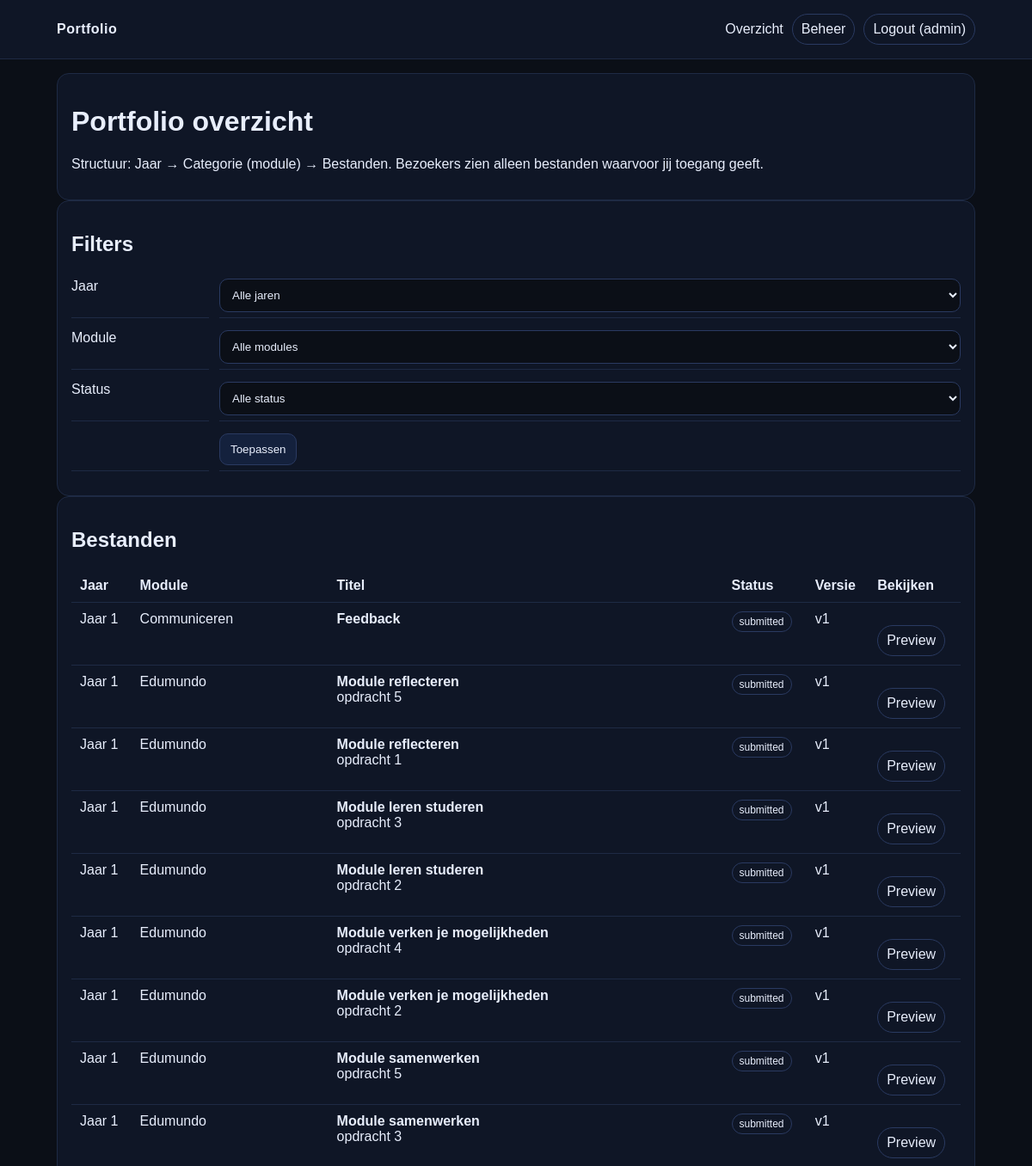
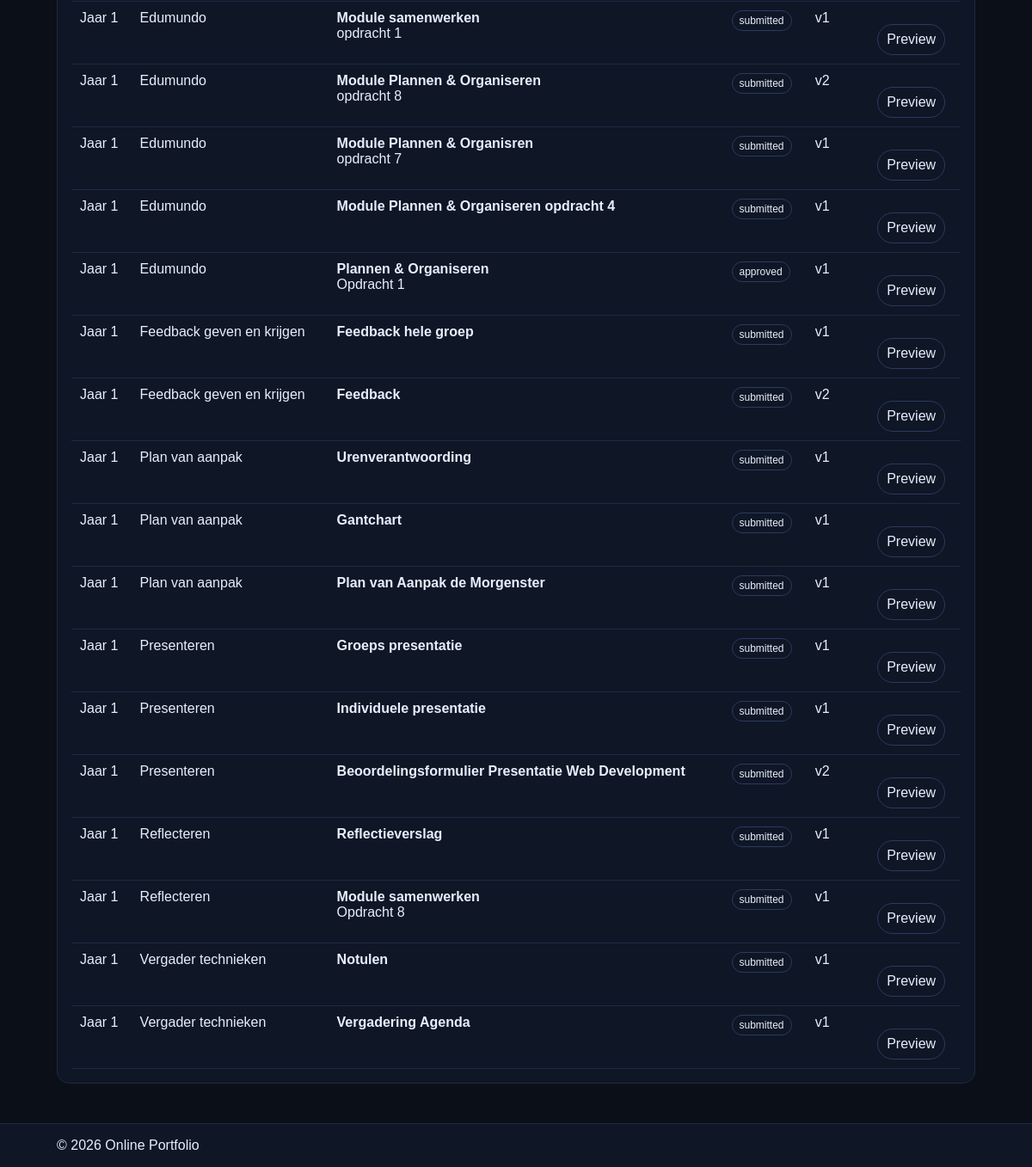
/index.php (signed in), run on the app's committed database (2 pictures, top to bottom).
### tables this page shows
CREATE TABLE `files` (
  `id` int(11) NOT NULL,
  `module_id` int(11) NOT NULL,
  `title` varchar(200) NOT NULL,
  `description` text DEFAULT NULL,
  `status` enum('submitted','approved','rejected') NOT NULL DEFAULT 'submitted',
  `created_at` timestamp NULL DEFAULT current_timestamp()
);

CREATE TABLE `years` (
  `id` tinyint(4) NOT NULL,
  `label` varchar(20) NOT NULL
);

CREATE TABLE `modules` (
  `id` int(11) NOT NULL,
  `year_id` tinyint(4) NOT NULL,
  `name` varchar(120) NOT NULL,
  `description` text DEFAULT NULL,
  `created_at` timestamp NULL DEFAULT current_timestamp()
);

### includes/helpers.php (called while the page is built, shortened)
<?php
if (!function_exists('project_base')) {
    function project_base(): string {
        $script = $_SERVER['SCRIPT_NAME'] ?? '/';
        $script = str_replace('\\', '/', $script);
        $dir = rtrim(str_replace('\\', '/', dirname($script)), '/');
        return $dir === '' ? '' : $dir;
    }
}
if (!function_exists('h')) {
    function h(string $s): string {
        return htmlspecialchars($s, ENT_QUOTES | ENT_SUBSTITUTE, 'UTF-8');
    }
}

### includes/auth.php (called while the page is built, shortened)
<?php
require_once __DIR__ . '/helpers.php';
if (!function_exists('current_user')) {
    function current_user(): ?array {
        return $_SESSION['user'] ?? null;
    }
}
if (!function_exists('is_admin')) {
    function is_admin(): bool {
        $u = current_user();
        return strtolower(trim((string)($u['role'] ?? ''))) === 'admin';
    }
}

### index.php (the view, shortened to what this page needs)
<?php
require __DIR__ . '/includes/config.php';
require __DIR__ . '/includes/helpers.php';
require __DIR__ . '/includes/auth.php';
$params = [];
$sql = "
  SELECT f.id, f.title, f.description, f.status, f.module_id, m.name AS module_name, m.year_id, y.label AS year_label,
         (SELECT MAX(version_number) FROM file_versions WHERE file_id=f.id) AS latest_version,
         (SELECT id FROM file_versions WHERE file_id=f.id ORDER BY version_number DESC LIMIT 1) AS latest_version_id
  FROM files f
  JOIN modules m ON m.id = f.module_id
  JOIN years y ON y.id = m.year_id
";
$sql .= ' ORDER BY m.year_id, m.name, f.created_at DESC';
$st = $pdo->prepare($sql);
$st->execute($params);
$files = $st->fetchAll();
include __DIR__ . '/includes/header.php';
?>
<div class="card">
  <h1>Portfolio overzicht</h1>
  <p>Structuur: Jaar → Categorie (module) → Bestanden. Bezoekers zien alleen bestanden waarvoor jij toegang geeft.</p>
</div>
<div class="card">
  <h2>Filters</h2>
  <form method="get" class="kv">
    <div>Jaar</div>
    <div>
      <select name="year">
        <option value="0">Alle jaren</option>
      </select>
    </div>
    <div>Module</div>
    <div>
      <select name="module">
        <option value="0">Alle modules</option>
      </select>
    </div>
    <div>Status</div>
    <div>
      <select name="status">
        <option value="">Alle status</option>
      </select>
    </div>
    <div></div>
    <div><button type="submit">Toepassen</button></div>
  </form>
</div>
<div class="card">
  <h2>Bestanden</h2>
  <?php if (!$files): ?>
    <p>Geen bestanden gevonden.</p>
  <?php else: ?>
    <table class="table">
      <tr>
        <th>Jaar</th>
        <th>Module</th>
        <th>Titel</th>
        <th>Status</th>
        <th>Versie</th>
        <th>Bekijken</th>
      </tr>
      <?php foreach ($files as $f): ?>
        <tr>
          <td><?= h((string)$f['year_label']) ?></td>
          <td><?= h((string)$f['module_name']) ?></td>
          <td>
            <div><strong><?= h((string)$f['title']) ?></strong></div>
            <div><?= h((string)$f['description']) ?></div>
          </td>
          <td><span class="badge"><?= h((string)$f['status']) ?></span></td>
          <td>v<?= (int)$f['latest_version'] ?></td>
          <td>
            <div class="actions">
              <a class="pill" href="views/preview.php?vid=<?= (int)$f['latest_version_id'] ?>">Preview</a>
            </div>
          </td>
        </tr>
      <?php endforeach; ?>
    </table>
  <?php endif; ?>
</div>
<?php include __DIR__ . '/includes/footer.php'; ?>

### includes/header.php (shortened to what this page needs)
<?php
require_once __DIR__ . '/helpers.php';
require_once __DIR__ . '/auth.php';
$base = project_base();
$u = current_user();
?>
<!DOCTYPE html>
<html lang="nl">
<head>
  <link rel="stylesheet" href="<?= h($base) ?>/assets/styles.css" />
</head>
<body>
<header class="topbar">
  <div class="container">
    <div class="brand"><a href="<?= h($base) ?>/index.php">Portfolio</a></div>
    <nav class="nav">
      <a href="<?= h($base) ?>/index.php">Overzicht</a>
      <?php if ($u): ?>
        <?php if (is_admin()): ?>
          <a class="pill" href="<?= h($base) ?>/admin/dashboard.php">Beheer</a>
        <?php endif; ?>
        <a class="pill" href="<?= h($base) ?>/logout.php">Logout (<?= h((string)$u['username']) ?>)</a>
      <?php else: ?>
        <a class="pill" href="<?= h($base) ?>/login.php">Login</a>
      <?php endif; ?>
    </nav>
  </div>
</header>
<main class="container">

### includes/footer.php
</main>
<footer class="footer">
  <div class="container">© <?= date('Y') ?> Online Portfolio</div>
</footer>
</body>
</html>

### assets/styles.css (style rules this page uses)
* { box-sizing:border-box }
body { margin:0;font-family:Arial,sans-serif;background:#0b0f17;color:#e8eefc }
a { color:inherit;text-decoration:none }
.container { max-width:1100px;margin:0 auto;padding:16px }
.topbar { position:sticky;top:0;background:#0f1626;border-bottom:1px solid #1e2a44;z-index:10 }
.topbar .container { display:flex;align-items:center;justify-content:space-between;gap:12px }
.brand { font-weight:700;letter-spacing:.5px }
.nav { display:flex;flex-wrap:wrap;gap:10px;align-items:center;justify-content:flex-end }
.pill { padding:8px 10px;border:1px solid #2a3a61;border-radius:999px;display:inline-block }
.card { border:1px solid #1e2a44;background:#0f1626;border-radius:14px;padding:16px }
input,select,textarea { width:100%;padding:10px;border-radius:10px;border:1px solid #2a3a61;background:#0b0f17;color:#e8eefc }
button { padding:10px 12px;border-radius:10px;border:1px solid #2a3a61;background:#14213d;color:#e8eefc;cursor:pointer }
.table { width:100%;border-collapse:collapse }
.table th,.table td { border-bottom:1px solid #1e2a44;padding:10px;text-align:left;vertical-align:top }
.badge { font-size:12px;padding:4px 8px;border-radius:999px;border:1px solid #2a3a61;display:inline-block }
.footer { border-top:1px solid #1e2a44;margin-top:30px;background:#0f1626 }
.actions { margin-top:16px;display:flex;gap:10px;flex-wrap:wrap;align-items:center }
.kv { display:grid;grid-template-columns:160px 1fr;gap:8px 12px;margin:12px 0 }
.kv div { padding:6px 0;border-bottom:1px solid #1e2a44 }

### data on the page
files: years.label "Jaar 1", module.name "Communiceren", title "Feedback", status "submitted", latest_version "1"
files: years.label "Jaar 1", module.name "Edumundo", title "Module reflecteren", description "opdracht 5", status "submitted", latest_version "1"
files: years.label "Jaar 1", module.name "Edumundo", title "Module reflecteren", description "opdracht 1", status "submitted", latest_version "1"
files: years.label "Jaar 1", module.name "Edumundo", title "Module leren studeren", description "opdracht 3", status "submitted", latest_version "1"
files: years.label "Jaar 1", module.name "Edumundo", title "Module leren studeren", description "opdracht 2", status "submitted", latest_version "1"
files: years.label "Jaar 1", module.name "Edumundo", title "Module verken je mogelijkheden", description "opdracht 4", status "submitted", latest_version "1"
files: years.label "Jaar 1", module.name "Edumundo", title "Module verken je mogelijkheden", description "opdracht 2", status "submitted", latest_version "1"
files: years.label "Jaar 1", module.name "Edumundo", title "Module samenwerken", description "opdracht 5", status "submitted", latest_version "1"
files: years.label "Jaar 1", module.name "Edumundo", title "Module samenwerken", description "opdracht 3", status "submitted", latest_version "1"
files: years.label "Jaar 1", module.name "Edumundo", title "Module samenwerken", description "opdracht 1", status "submitted", latest_version "1"
files: years.label "Jaar 1", module.name "Edumundo", title "Module Plannen & Organiseren", description "opdracht 8", status "submitted", latest_version "2"
files: years.label "Jaar 1", module.name "Edumundo", title "Module Plannen & Organisren", description "opdracht 7", status "submitted", latest_version "1"
files: years.label "Jaar 1", module.name "Edumundo", title "Module Plannen & Organiseren opdracht 4", status "submitted", latest_version "1"
files: years.label "Jaar 1", module.name "Edumundo", title "Plannen & Organiseren", description "Opdracht 1", status "approved", latest_version "1"
files: years.label "Jaar 1", module.name "Feedback geven en krijgen", title "Feedback hele groep", status "submitted", latest_version "1"
files: years.label "Jaar 1", module.name "Feedback geven en krijgen", title "Feedback", status "submitted", latest_version "2"
files: years.label "Jaar 1", module.name "Plan van aanpak", title "Urenverantwoording", status "submitted", latest_version "1"
files: years.label "Jaar 1", module.name "Plan van aanpak", title "Gantchart", status "submitted", latest_version "1"
files: years.label "Jaar 1", module.name "Plan van aanpak", title "Plan van Aanpak de Morgenster", status "submitted", latest_version "1"
files: years.label "Jaar 1", module.name "Presenteren", title "Groeps presentatie", status "submitted", latest_version "1"
files: years.label "Jaar 1", module.name "Presenteren", title "Individuele presentatie", status "submitted", latest_version "1"
files: years.label "Jaar 1", module.name "Presenteren", title "Beoordelingsformulier Presentatie Web Development", status "submitted", latest_version "2"
files: years.label "Jaar 1", module.name "Reflecteren", title "Reflectieverslag", status "submitted", latest_version "1"
files: years.label "Jaar 1", module.name "Reflecteren", title "Module samenwerken", description "Opdracht 8", status "submitted", latest_version "1"
files: years.label "Jaar 1", module.name "Vergader technieken", title "Notulen", status "submitted", latest_version "1"
files: years.label "Jaar 1", module.name "Vergader technieken", title "Vergadering Agenda", status "submitted", latest_version "1"

### other printed values
$u['username'] "admin"
